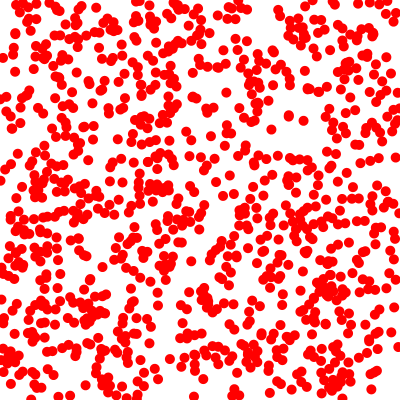
Frame 1 (no input)
Frame 60 (the mouse pressed at the canvas centre just before this capture): identical to frame 1, image omitted
Frame 120 (the mouse held since frame 60 and released just before this capture): identical to frame 1, image omitted

The Processing sketch that drew this single still picture (run headless with seeded random() and noise(); from frame 60 on, the mouse is pressed at the canvas centre):

// Processing sketch: topic_1_10
// ── topic_1_10.pde

redDot[] RedDot = new redDot[1000];


void setup() {

  size(400, 400);


  for (int i = 0; i < RedDot.length; i++) {

    RedDot[i] = new redDot();
  }
}


void draw() {

  background(255);

  for (int i = 0; i < RedDot.length; i++) {

    RedDot[i].redDotDisplay();
  }
}

// ── redDot.pde
class redDot {


  float dotX;
  float dotY;


  redDot() {
    dotX = random(0, 400);
    dotY = random(0, 400);
  }


  void redDotDisplay() {
    fill(255,0,0);
    noStroke();
    ellipse(dotX,dotY,10,10);
  }
}
